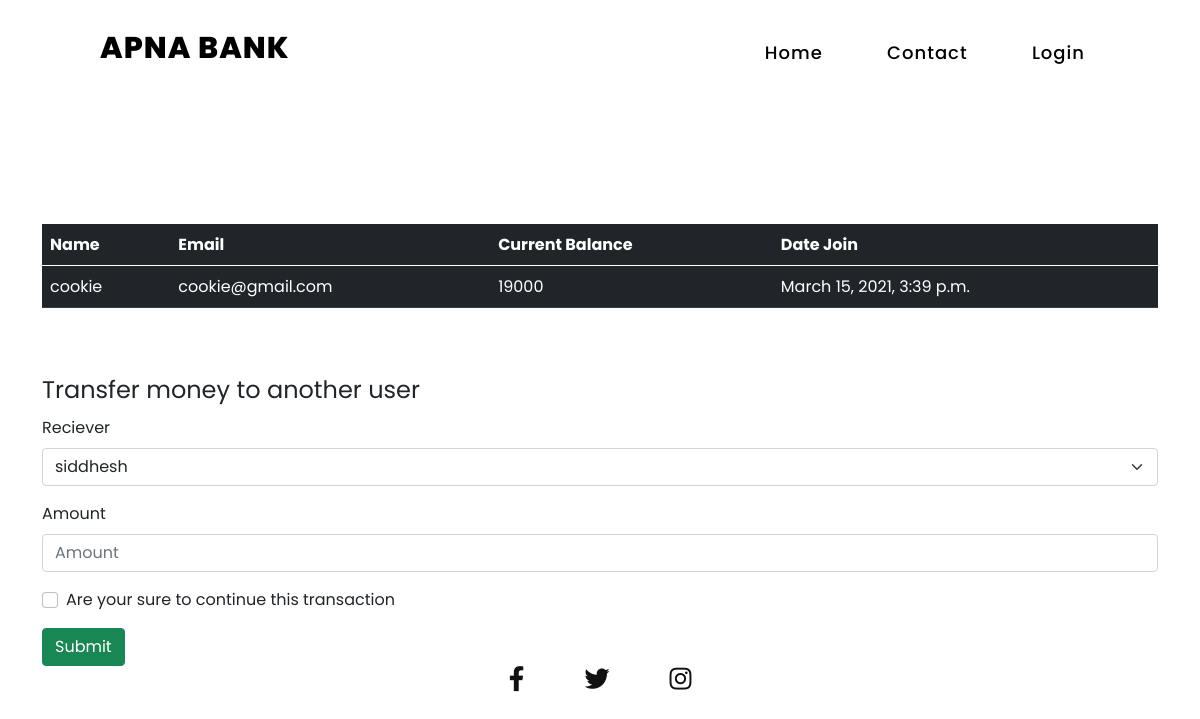
Page /userView/cookie on the committed database.
### core/models.py (models this page shows, shortened)
class User(models.Model):
    name = models.CharField(max_length = 40)
    email = models.EmailField(max_length = 40)
    current_credit = models.IntegerField()
    date = models.DateTimeField(auto_now=True)

### core/views.py (the view)
# urls.py: path('userView/<str:name>',views.userView, name='userView'),
def userView(request,name):
    users = User.objects.all()
    user = User.objects.filter(name = name).first()
    context = {
        'user':user,
        'users':users
    }
    return render(request,'user.html', context)

### templates/user.html (shortened to what this page needs)
{% extends "base.html" %}
{% load static %}
{% block content %}
<br><br><br><br><br>
<main id="main">
    <div class='container'>
        <div class="app-table">
        <table class="table table-dark table-hover">
            <thead>
                <thead>
                <tr>
                    <th>Name</th>
                    <th>Email</th>
                    <th>Current Balance</th>
                    <th>Date Join</th>
                </tr>
            </thead>
            <tbody>
                <tr>
                    <td>{{user.name}}</td>
                    <td>{{user.email}}</td>
                    <td>{{user.current_credit}}</td>
                    <td>{{user.date}}</td>
                </tr>
            </tbody>
        </table>
        </div>
    </div>
    <br><br>
    <div class='container'>
    <form action ="{% url 'confirmation' name=user.name %}" method="POST">
            <fieldset>
                <legend>Transfer money to another user</legend>
                <div class="mb-3">
                <label class="form-label">Reciever</label>
                    <select class="form-select" id="recipient" name="recipient" required>
                        {% for usr in users %}
                        {% ifnotequal usr.name user.name %}
                        <option>{{usr.name}}</option>
                        {% endifnotequal %}
                        {% endfor %}
                    </select>
                </div>
                <div class="mb-3">
                <label class="form-label">Amount</label>
                <input class="form-control" placeholder="Amount" type="number" id="credit" name="credit" required>
                </div>
                <div class="mb-3">
                <div class="form-check">
                    <input class="form-check-input" type="checkbox" id="myCheck" name="myCheck" onclick="myFunction()">
                    <label class="form-check-label">
                    Are your sure to continue this transaction
                    </label>
                </div>
                </div>
                <button type="submit" class="btn btn-success">Submit</button>
            </fieldset>
        </form>
    </div>
</main>
{% endblock %}

### static/css/style.css (style rules this page uses)
* { margin: 0; padding: 0; box-sizing: border-box; font-family: "Poppins", sans-serif; }
label { display: none; }

### rows in the picture
User: name "cookie", email "cookie@gmail.com", current_credit "19000", date "March 15, 2021, 3:39 p.m."

### other values in the picture
form field recipient "siddhesh"
